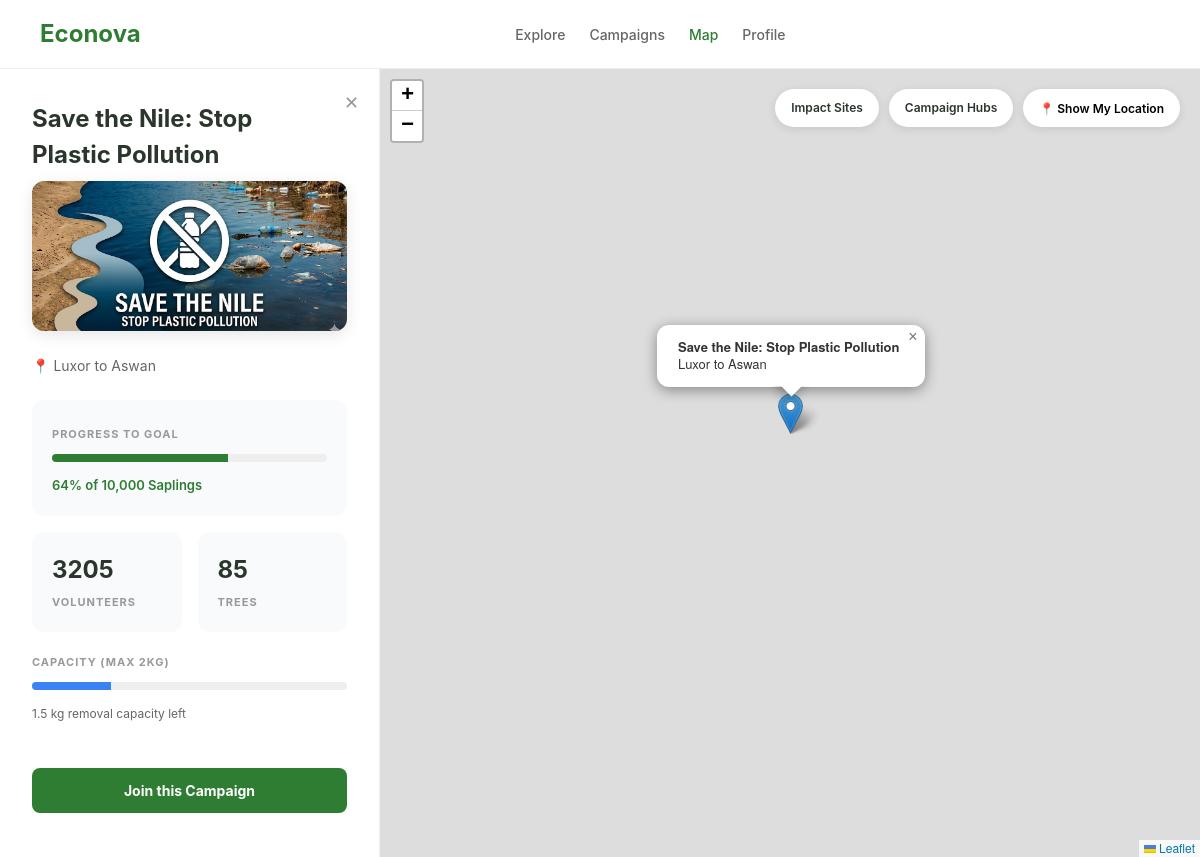
The app's page /map.php?id=1, older data.
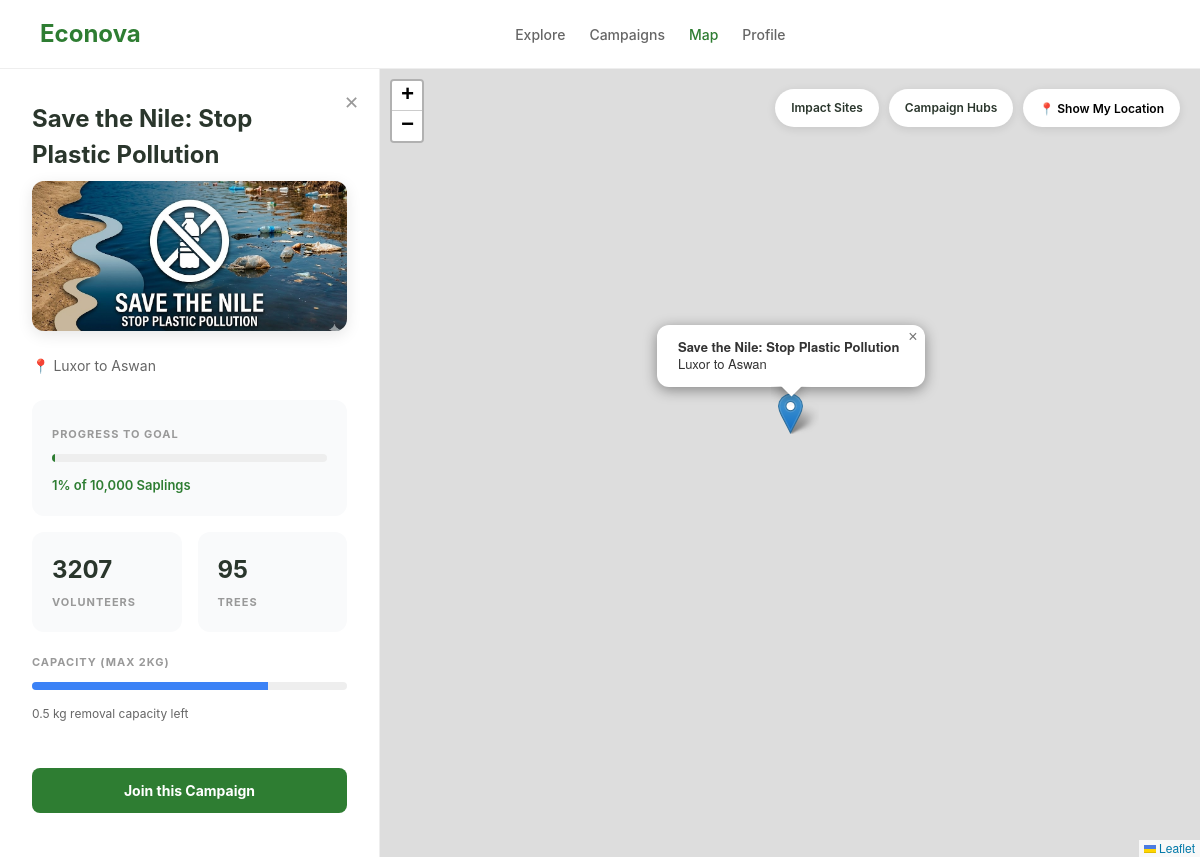
The same page, newer data.
### tables this page shows
CREATE TABLE campaigns (id INTEGER PRIMARY KEY AUTOINCREMENT, title TEXT, description TEXT, target_amount REAL, raised_amount REAL, progress_percent INTEGER, stewards_count INTEGER, days_left INTEGER, location TEXT, image_url TEXT, status TEXT, created_at DATETIME DEFAULT CURRENT_TIMESTAMP, trees_planted INTEGER DEFAULT 0, latitude FLOAT, longitude FLOAT, event_date TEXT, event_time TEXT, event_location TEXT, plastic_removed_kg REAL DEFAULT 0, goal TEXT DEFAULT "10,000 Saplings", engagement_count INTEGER, badge TEXT);

### map.php (the view, shortened to what the changed rows need)
<?php
$id = isset($_GET['id']) ? (int)$_GET['id'] : 0;
$campaign = null;
try {
    $db = new PDO('sqlite:econova.db');
    $db->setAttribute(PDO::ATTR_ERRMODE, PDO::ERRMODE_EXCEPTION);
    $columnsToAdd = [
        'image_url' => 'TEXT',
        'plastic_removed_kg' => 'REAL DEFAULT 0',
        'goal' => 'TEXT DEFAULT "10,000 Saplings"',
        'stewards_count' => 'INTEGER DEFAULT 0',
        'trees_planted' => 'INTEGER DEFAULT 0',
        'progress_percent' => 'INTEGER DEFAULT 0',
        'latitude' => 'REAL',
        'longitude' => 'REAL'
    ];
    foreach ($columnsToAdd as $col => $type) {
        try {
            $db->exec("ALTER TABLE campaigns ADD COLUMN $col $type");
        } catch (PDOException $e) {  }
    }
    $db->exec("UPDATE campaigns SET image_url = 'https://images.unsplash.com/photo-1542601906990-b4d3fb778b09' WHERE title LIKE '%Coastal%' AND image_url IS NULL");
    $db->exec("UPDATE campaigns SET image_url = 'https://images.unsplash.com/photo-1472214103451-9374bd1c798e' WHERE title LIKE '%Nile%' AND image_url IS NULL");
    $db->exec("UPDATE campaigns SET image_url = 'https://images.unsplash.com/photo-1583212292454-1fe6228603b4' WHERE title LIKE '%Red Sea%' AND image_url IS NULL");
    $stmt = $db->prepare("SELECT * FROM campaigns WHERE id = ?");
    $stmt->execute([$id]);
    $campaign = $stmt->fetch(PDO::FETCH_ASSOC);
} catch (PDOException $e) {
}
$title = $campaign['title'] ?? 'Campaign';
$location = $campaign['location'] ?? 'Location';
$goal = $campaign['goal'] ?? '10,000 Saplings';
$progress = $campaign['progress_percent'] ?? 0;
$trees = $campaign['trees_planted'] ?? 0;
$volunteers = $campaign['stewards_count'] ?? 0;
?>
<!DOCTYPE html>
<html lang="en">
<head>
    <link rel="stylesheet" href="style.css">
    <link rel="stylesheet" href="https://unpkg.com/leaflet@1.9.4/dist/leaflet.css" />
</head>
<body>
    <div class="app-main">
        <aside class="sidebar" id="sidebar">
            <div class="close-sidebar" id="closeSidebar">✕</div>
            <h1 style="margin-bottom:8px; margin-right: 30px;"><?php echo htmlspecialchars($title); ?></h1>
            <?php if (!empty($campaign['image_url'])): ?>
                <div style="margin-bottom: 24px; border-radius: 12px; overflow: hidden; height: 150px; box-shadow: 0 4px 15px rgba(0,0,0,0.1);">
                    <img src="<?php echo htmlspecialchars($campaign['image_url']); ?>" alt="Campaign Image" style="width: 100%; height: 100%; object-fit: cover;">
                </div>
            <?php else: ?>
                <div style="margin-bottom: 24px; border-radius: 12px; height: 150px; background: #f3f4f6; display: flex; align-items: center; justify-content: center; color: #999; font-size: 13px;">No image yet</div>
            <?php endif; ?>
            <p style="color:#666; font-size:14px; margin-bottom:24px;">📍 <?php echo htmlspecialchars($location); ?></p>
            <div class="stat-card">
                <span class="stat-label">Progress to Goal</span>
                <div class="progress-bar"><div class="progress-fill" style="width:<?php echo $progress; ?>%"></div></div>
                <span style="font-size:13px; font-weight:600; color:#2e7d32;"><?php echo $progress; ?>% of <?php echo htmlspecialchars($goal); ?></span>
            </div>
            <div style="display:grid; grid-template-columns:1fr 1fr; gap:16px;">
                <div class="stat-card">
                    <span class="stat-num" id="vol-count"><?php echo $volunteers; ?></span>
                    <span class="stat-label">Volunteers</span>
                </div>
                <div class="stat-card">
                    <span class="stat-num" id="tree-count"><?php echo $trees; ?></span>
                    <span class="stat-label">Trees</span>
                </div>
            </div>
            <div style="margin-bottom: 24px;">
                <span class="stat-label">Capacity (Max 2kg)</span>
                <?php
                    $plastic = (float)($campaign['plastic_removed_kg'] ?? 0);
                    $capPercent = ($plastic / 2) * 100;
                ?>
                <div class="progress-bar"><div class="progress-fill" style="width:<?php echo $capPercent; ?>%; background: #3b82f6;"></div></div>
                <span style="font-size:12px; color:#666;"><?php echo 2.0 - $plastic; ?> kg removal capacity left</span>
            </div>
            <button class="btn-join" id="joinBtn" <?php echo ($plastic >= 2.0) ? 'disabled style="background:#999;"' : ''; ?>>
                <?php echo ($plastic >= 2.0) ? 'Max capacity reached' : 'Join this Campaign'; ?>
            </button>
        </aside>
    </div>
</body>
</html>

Row changes from the older to the newer data that the page shows:
changed campaigns "Save the Nile: Stop Plastic Pollution": progress_percent "64" → "1"; stewards_count "3205" → "3207"; trees_planted "85" → "95"; plastic_removed_kg 0.5 → 1.5 (drawn); 2.0-$plastic "1.5" → "0.5"
